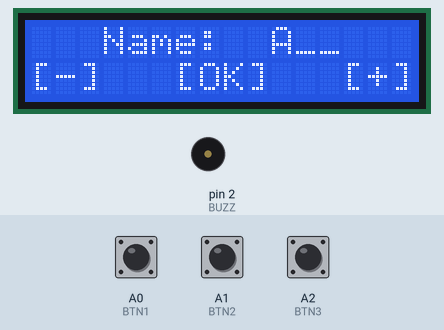
Simulated run of this sketch. Board: Arduino Uno, built with avr-gcc and run on an emulated ATmega328P. Parts: 16×2 character LCD, buzzer (waves = sounding, pin HIGH). The test bench sets the inputs (shaded band); at power-on: A2 (BTN3) HIGH, A1 (BTN2) HIGH, A0 (BTN1) HIGH. Random numbers use the default seed unless the sketch sets one.

Above: at 3.8 s.
3.9 s: A2 (BTN3) pulled LOW for 3.2 s
At 7.7 s:
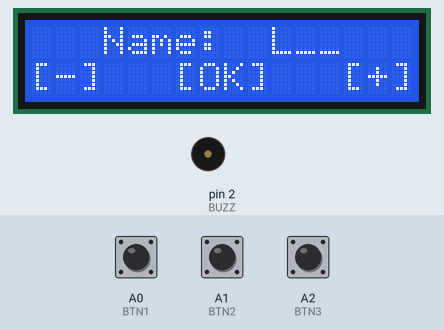
8.6 s: A1 (BTN2) pulled LOW for 0.15 s
At 9.4 s:
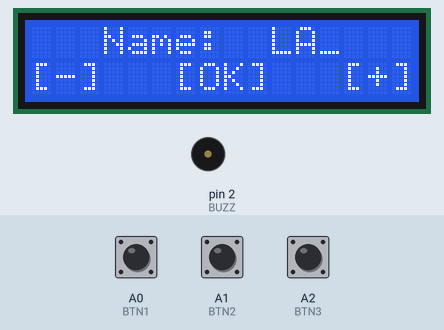
10.2 s: A2 (BTN3) pulled LOW for 0.15 s
At 11.3 s:
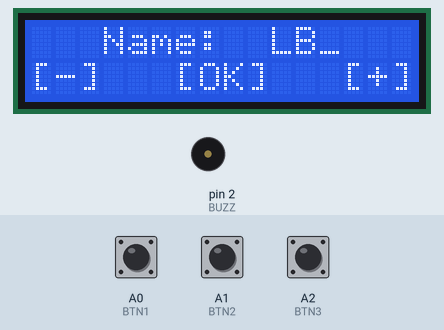
12.0 s: A1 (BTN2) pulled LOW for 1 s
At 14.2 s:
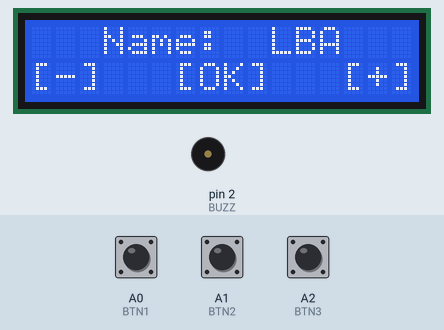
14.5 s: A2 (BTN3) pulled LOW for 1 s
At 16.5 s:
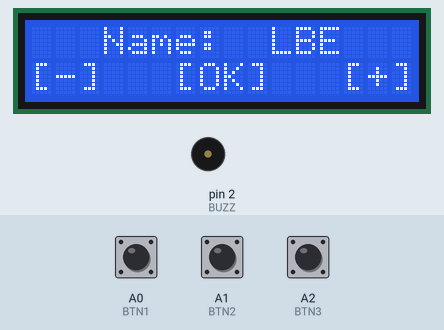
17.2 s: A1 (BTN2) pulled LOW for 0.15 s
At 17.5 s:
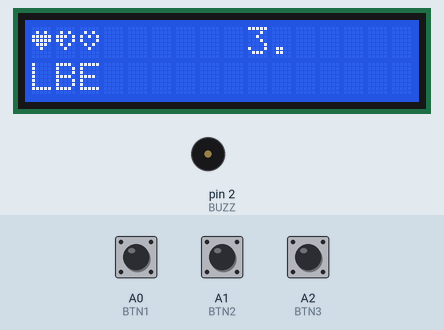

Measured:
- after the input at 3.9 s, the display: first changes after 0.30 s (image 1 shows a later state)
- after the input at 8.6 s, the display: changes after 0.15 s (image 2)
- after the input at 10.2 s, the display: changes after 0.30 s (image 3)
- after the input at 12.0 s, the display: changes after 1.0 s (image 4)
- after the input at 14.5 s, the display: first changes after 0.30 s (image 5 shows a later state)
- after the input at 17.2 s, the display: changes after 0.15 s (image 6)

The sketch:

WhackAMonster.ino
```cpp
#include <LiquidCrystal.h>
#include <EEPROM.h>

#define BTN1 A0
#define BTN2 A1
#define BTN3 A2
#define BUZZ 2
#define DELAYSHORTEST 70
#define DELAYSHORT 100
#define DELAYBTN 300
#define DELAYPHASE 1000

const int rs=9,en=8,d4=7,d5=6,d6=5,d7=4;
LiquidCrystal lcd(rs,en,d4,d5,d6,d7);

bool firstRun = true;
String myName;

byte heart[] = {B00000,B01010,B11111,B11111,B01110,B00100,B00000,B00000};
byte noHeart[] = {B00000,B01010,B10101,B10001,B01010,B00100,B00000,B00000};
byte halfHeart[] = {B00000,B01010,B11101,B11001,B01010,B00100,B00000,B00000};
byte item1[] = {B00000,B01010,B10001,B01010,B00000,B10001,B01110,B00000};
byte item2[] = {B10001,B01010,B00100,B01010,B00000,B01110,B10001,B00000};
byte crown[] = {B00000,B00000,B10101,B11111,B11111,B11111,B00000,B00000};


int squares[] = {5,9,13};
int buttons[] = {BTN1,BTN2,BTN3};
int lives;

float init_time;
double fraction;
double attempts;
double start_time;
double this_time;

void setup() {
  Serial.begin(9600);
  if(firstRun){
    pinMode(BTN1, INPUT_PULLUP);
    pinMode(BTN2, INPUT_PULLUP);
    pinMode(BTN3, INPUT_PULLUP);
    pinMode(BUZZ, OUTPUT);
    create_chars();

    lcd.begin(16,2);
    intro();
    randomSeed(analogRead(0));
    firstRun = false;
  }
  start_time = 650;
  attempts = 0;
  fraction = 1;
  lives = 3;
  myName = "";

}

void loop() {
   setup();
   set_name();
   set_games();

   while(lives>0){
   play_game();
   attempts++;
  }
  highlights();
}

void set_games(){
  lives = 3;
  lcd.clear();
  create_hearts();
  lcd.setCursor(0,1); lcd.print(myName);
  game_countdown();
  init_time = millis();
}

void play_game(){
  int pos_1 = random(3), pos_2;
  pos_2 = random(2);
  switch(pos_1)
  {
    case 0: pos_2 +=1; break;
    case 1: pos_2 *= 2; break;
  }
  int special = random(5);
  int isGood = random(2);

  fraction = 1;
  set_thistime();

  create_graphics(pos_1,pos_2,special,isGood);
  start_action(pos_1,pos_2,special,isGood);
}

void create_graphics(int p1, int p2, int spec, int good)
{
  create_hearts();
  clear_slots();
  lcd.setCursor(squares[p1],1);
  lcd.write(byte(3));
  if(spec<1){
    lcd.setCursor(squares[p2],1);
    lcd.write(byte(good? 0 : 4));
  }
  lcd.setCursor(4,0);
}

void start_action(int p1, int p2, int spec, int good)
{
  bool yes = false, over = false;
  int count = millis(), passed;
  while(!over && (passed = millis()-count) < this_time)
  {
    print_timebar(passed);
    if(digitalRead(buttons[p1]) == LOW){
      yes = over = true;
      sound_yes();
    }
    if(digitalRead(buttons[p2]) == LOW){
      if(spec<1){
        if(good){
          if(lives<6){lives++;}
          yes=true; sound_life();
        }
        else {
          sound_lose();
        }
     over = true;
    }
   }
  }
  if(!yes){lives--;}
}

void create_hearts()
{
    lcd.setCursor(0,0);
    for(int i = 0; i<3; i++)
    {
        lcd.write(byte(2));
    }
    int even = lives/2*2, copy = lives;

    lcd.setCursor(0,0);
    for(int i=0; i<even; i+=2)
    {
        lcd.write(byte(0));
        copy -= 2;
    }
    if(copy == 1) {lcd.write(byte(1));}
}

void clear_slots()
{
  lcd.setCursor(3,0);
  for(int i=0;i<13;i++) {lcd.write(' ');}
  lcd.setCursor(3,1);
  for(int i=0;i<13;i++) {lcd.write(' ');}
}

void highlights()
{
  attempts = 0;
  double this_time = float(millis()-init_time)/1000;
  lcd.setCursor(6,0); lcd.print(String(this_time)+"s");
  lcd.setCursor(0,1); lcd.print("      [OK]      ");
  create_hearts();
  while(digitalRead(BTN2)==HIGH);

  int i = eeprom_update(myName, this_time);
  Serial.println(String(i));
  print_scores(9-i);
}

void set_thistime(){
  int den = start_time-20*attempts;
  den = den > 0 ?  den : 0;
  this_time = den + 350;
}

void print_timebar(int passed) {
  int requested = this_time * fraction/12;
  int diff = abs(passed - requested);
  if(diff<30)
  {
    lcd.write('-');
    fraction++;
  }
}

void print_scores(int j){
  Serial.println("param:"+String(j));
  lcd.clear();
  String results[10] = {};
  int start[10] = {};
  String up;
  for(int i = 10; i>0; i--)
  {
      up = "";
      up += String(11-i)+".";
      up += eeprom_readname(i-1) + " ";
      up += String(eeprom_readvalue(i-1));
      results[10-i] = up;
      start[10-i] = (16-up.length())/2;
  }
  Serial.println("start");
  for(int i= 0; i<10; i++)
  {
    Serial.println(results[i]);
  }
  Serial.println("end");
  for(int i=0; i<10;i++)
  {
        lcd.clear();
        lcd.setCursor(start[i],0);
        lcd.print(results[i]);

        if(i == j){
          lcd.setCursor(0,0);
          if(i == 0){
            lcd.write(byte(5));
            lcd.setCursor(15,0);
            lcd.write(byte(5));
            sound_life();
          }
          else{
            lcd.setCursor(0,0);
            lcd.print(">");
            lcd.setCursor(15,0);
            lcd.write("<");
          }
        }

        if(i+1 == j){
          lcd.setCursor(0,1);
          lcd.print(">              <");
        }
        lcd.setCursor(start[i+1],1);
        lcd.print(results[i+1]);
        delay(DELAYPHASE);
  }
  lcd.setCursor(6,1); lcd.print("[OK]");

  while(digitalRead(BTN2)==HIGH);
  while(digitalRead(BTN2)==LOW);
}

void game_countdown()
{
  for(int i = 3; i>0; i--)
  {
    lcd.setCursor(9,0);
    lcd.print(String(i) + "   ");
    lcd.setCursor(10,0);
    for(int j = 0; j < 3; j++)
    {
        lcd.write('.');
        delay(300);
    }
  }
  lcd.setCursor(9,0);
  lcd.print("    ");
}

void set_name(){
  print_bar();
  lcd.setCursor(3,0); lcd.print("Name:  ___");
  String output = "";
  String chars = "ABCDEFGHIJKLMNOPQRSTUVWXYZ1234567890";
  int cur = 10, letters = 0, chr = 0;
  while(letters<3){
    lcd.setCursor(cur,0); lcd.print(chars[chr]);
    if(digitalRead(BTN1)==LOW && chr>0){
      hold_lock(BTN1);
      chr--;
    }
    if(digitalRead(BTN3)==LOW && chr<35){
      hold_delay();
      chr++;
    }
    if(digitalRead(BTN2)==LOW){
      hold_lock(BTN2);
      myName+=chars[chr];
      chr=0; cur++;
      letters++;
    }
  }
}

void create_chars(){
  lcd.createChar(0,heart);
  lcd.createChar(1,halfHeart);
  lcd.createChar(2,noHeart);
  lcd.createChar(3,item1);
  lcd.createChar(4,item2);
  lcd.createChar(5,crown);
}

void print_bar(){
  lcd.clear();
  lcd.setCursor(6,1); lcd.print("[OK]");
  lcd.setCursor(0,1); lcd.print("[-]");
  lcd.setCursor(13,1); lcd.print("[+]");
}


void intro(){
  print_title();
  int i1=3, i2=12;
  while(i1>=0){
     char c = i1 == 0 ? '|' : '.';
     lcd.setCursor(i1,1); lcd.print(c);
     lcd.setCursor(i2,1); lcd.print(c);

      lcd.setCursor(i1,0); lcd.print(c);
      lcd.setCursor(i2,0); lcd.print(c);

      delay(DELAYSHORT);
      i1--; i2++;
  }
 delay(DELAYPHASE);
}

void print_title()
{
  for(int i = 0; i<6; i++)
  {
    lcd.clear();
    delay(DELAYSHORT);

    String up = "Whack-a-", low = "Smile!";
    lcd.setCursor(4,0); lcd.print(up);
    lcd.setCursor(5,1); lcd.print(low);

    delay(DELAYSHORT);
  }
}

void hold_lock(int i) {
  while(digitalRead(i) == LOW);
}

void hold_delay(){
  delay(DELAYBTN);
}

//SOUNDS

void sound_yes(){
  tone(BUZZ,1000,DELAYSHORT);
  delay(DELAYSHORT);
  tone(BUZZ,1500,DELAYSHORT);
  delay(DELAYSHORT);
}

void sound_life(){
  tone(BUZZ,1700,2*DELAYSHORT);
  delay(3*DELAYSHORT);
  tone(BUZZ,1700,DELAYSHORTEST);
  delay(DELAYSHORT);
  tone(BUZZ,1700,4*DELAYSHORT);
}

void sound_lose(){
  tone(BUZZ,200,DELAYSHORT);
  delay(DELAYSHORT);
  tone(BUZZ,50,DELAYSHORT);
}

//EEPROM

void eeprom_write(String myName, double score, int pos){
    int address = 3*pos;
    for(int i = 0; i<3; i++)
    {
        EEPROM.write(address,myName[i]);
        address++;
    }
    address = 30+sizeof(double)*pos;
    EEPROM.put(address,score);
}

String eeprom_readname (int pos){
    int address = 3*pos;
    String output = "";
    for(int i = 0; i<3;i++)
    {
        output += char(EEPROM.read(address));
        address++;
    }
    return output;
}

double eeprom_readvalue(int pos){
    int address = 30+sizeof(double)*pos;
    double output = 0;
    EEPROM.get(address,output);
    return output;
}

int eeprom_update(String myname, double score){
    int pos = -1; bool done = false;
    while (!done && pos<10)
    {        if(score<eeprom_readvalue(pos+1))
        {  done = true; }
        else pos++;
    }
    for(int i = 1; i<=pos; i++)
    {
      String _name = eeprom_readname(i);
      double _score = eeprom_readvalue(i);
      eeprom_write(_name,_score,i-1);
    }
   eeprom_write(myname,score,pos);
   return pos;
}
```
